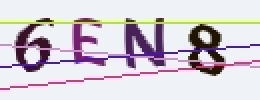
#> input picture 运营商test/sc1.jpg, 130 x 50 px (shown 2 times larger)
$ python prepro2.py   (Python 2 division)
#> lines starting #> are read from the running program, lines starting #| are printed output that depends on the picture; after the words box and inside, x2 and y2 are one past the last pixel; in counts of white or black regions, pixels touching at a corner belong together
#!/usr/bin/env python
# coding=utf-8
# 验证码识别，此程序只能识别数据验证码
from PIL import Image
from PIL import ImageFilter
from PIL import ImageEnhance
import sys
from pytesser import *
# 二值化
threshold = 140
table = []
for i in range(256):
    if i < threshold:
        table.append(0)
    else:
        table.append(1)

#由于都是数字
#对于识别成字母的 采用该表进行修正
rep={'O':'0',
    'I':'1','L':'1',
    'Z':'2',
    'S':'8'
    };

def  getverify1(name):
    #打开图片
#> called with name = 'sc1.jpg'
    im = Image.open(name)
#> im is the input picture: PIL image 130x50 RGB; mean R, G, B 211.2, 203.6, 213
    #转化到灰度图
    imgry = im.convert('L')
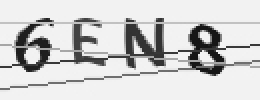
#> imgry: PIL image 130x50 L (shown 2 times larger); min 21, max 243, mean 207.1
    #保存图像
    imgry.save('g'+name)
    #二值化，采用阈值分割法，threshold为分割点
    out = imgry.point(table,'1')
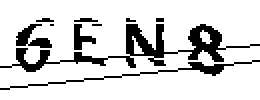
#> out: PIL image 130x50 1 (shown 2 times larger); 83.3% white; 10 black regions (6 under 20 px), largest, box (x1, y1, x2, y2) and area: (0, 12, 130, 36) 675, (0, 30, 130, 45) 186, (8, 12, 26, 24) 105, (37, 12, 48, 25) 69
    out.save('b'+name)
    #识别
#> (the run stopped early here; a loop or call above may not have finished)

$ run again, with 运营商test/sc2.jpg copied over 运营商test/sc1.jpg
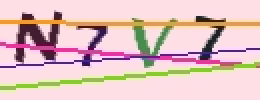
#> input picture 运营商test/sc2.jpg, 130 x 50 px (shown 2 times larger)
#> in getverify1, im is the input picture: PIL image 130x50 RGB; mean R, G, B 225.5, 194.5, 193.2
#> in getverify1, `imgry = im.convert('L')`:
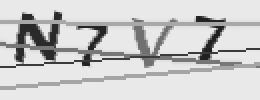
#> imgry: PIL image 130x50 L (shown 2 times larger); min 32, max 234, mean 203.6
#> in getverify1, `out = imgry.point(table,'1')`:
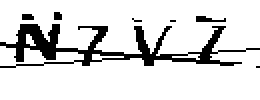
#> out: PIL image 130x50 1 (shown 2 times larger); 85.7% white; 7 black regions (5 under 20 px), largest, box (x1, y1, x2, y2) and area: (0, 12, 130, 34) 860, (98, 8, 113, 11) 29
